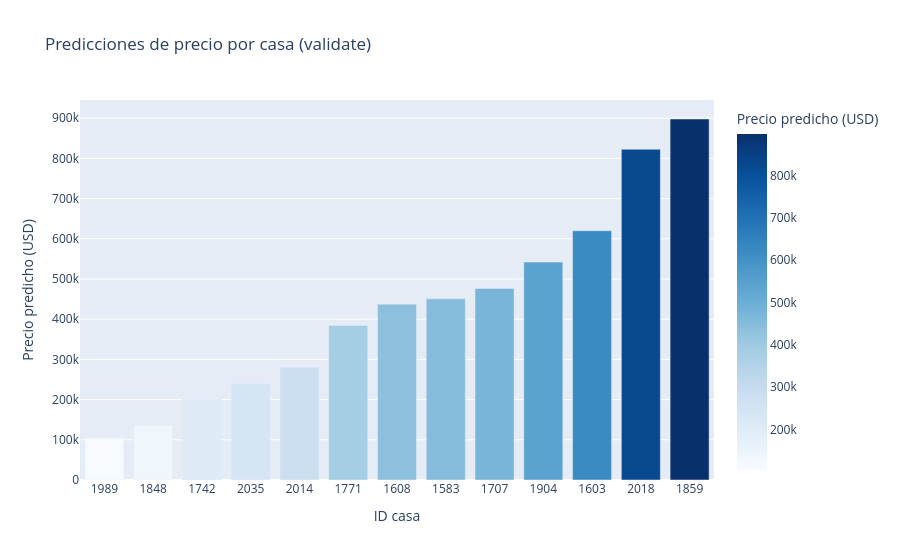

Notebook code cell kept with this figure:
### Markdown cell above
## 15. Visualización de predicciones

### Code cell
# gráfica de barras con las predicciones de validate
fig_bar = px.bar(
    df_predicciones.sort_values("price_pred"),
    x="img",
    y="price_pred",
    title="Predicciones de precio por casa (validate)",
    labels={"img": "ID casa", "price_pred": "Precio predicho (USD)"},
    color="price_pred",
    color_continuous_scale="Blues"
)
fig_bar.show()

### Figure 1 — Plotly figure (JSON) as saved in the notebook; plotly's stock layout.template omitted (floating-point values rounded to 4 significant figures)
{"data": [{"hovertemplate": "ID casa=%{x}<br>Precio predicho (USD)=%{marker.color}<extra></extra>", "legendgroup": "", "marker": {"color": [104600.0, 136400.0, 202100.0, 240500.0, 280400.0, 384600.0, 437500.0, 450600.0, 476200.0, 542000.0, 620000.0, 822600.0, 897900.0], "coloraxis": "coloraxis", "pattern": {"shape": ""}}, "name": "", "orientation": "v", "showlegend": false, "textposition": "auto", "type": "bar", "x": ["1989", "1848", "1742", "2035", "2014", "1771", "1608", "1583", "1707", "1904", "1603", "2018", "1859"], "xaxis": "x", "y": [104600.0, 136400.0, 202100.0, 240500.0, 280400.0, 384600.0, 437500.0, 450600.0, 476200.0, 542000.0, 620000.0, 822600.0, 897900.0], "yaxis": "y"}], "layout": {"barmode": "relative", "coloraxis": {"colorbar": {"title": {"text": "Precio predicho (USD)"}}, "colorscale": [[0, "rgb(247,251,255)"], [0.125, "rgb(222,235,247)"], [0.25, "rgb(198,219,239)"], [0.375, "rgb(158,202,225)"], [0.5, "rgb(107,174,214)"], [0.625, "rgb(66,146,198)"], [0.75, "rgb(33,113,181)"], [0.875, "rgb(8,81,156)"], [1, "rgb(8,48,107)"]]}, "legend": {"tracegroupgap": 0}, "title": {"text": "Predicciones de precio por casa (validate)"}, "xaxis": {"anchor": "y", "domain": [0, 1], "title": {"text": "ID casa"}}, "yaxis": {"anchor": "x", "domain": [0, 1], "title": {"text": "Precio predicho (USD)"}}}}
